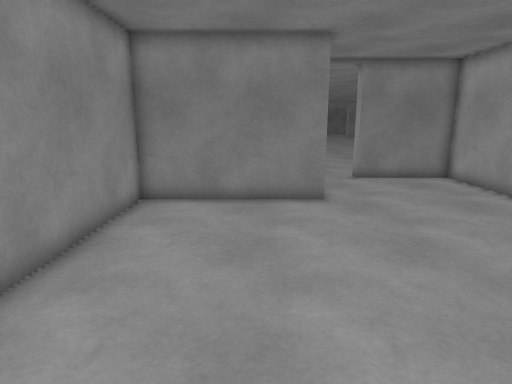
[1] (above)

22 first-person views from a walk through a scene from a Unity 3-D project. The camera is 1.5 m above the floor, tilts 12° down and sees 75° across. The floor is counted in squares, 0.5 m on a side. Each view is taken from the middle of a square. On the plan, view 1 faces up. The plan holds only what a view shows up to about 20 squares ahead; the rest is blank. The place goes on beyond the plan. The player character is not drawn.

[2]
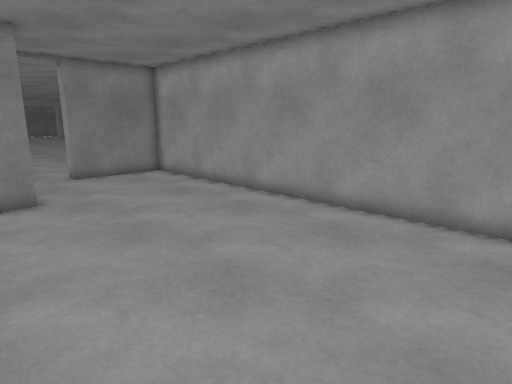

[3]
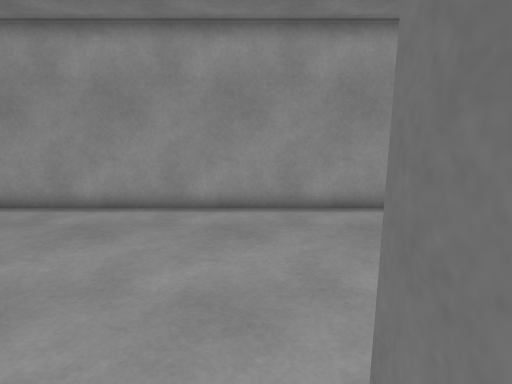

[4]
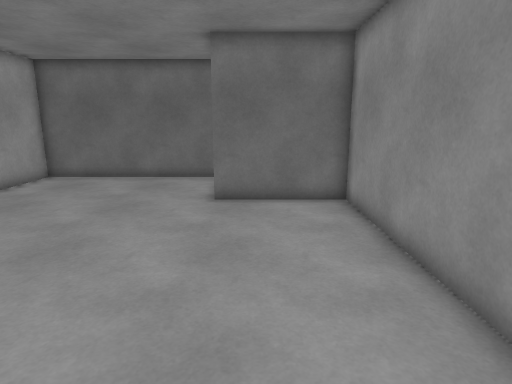

[5]
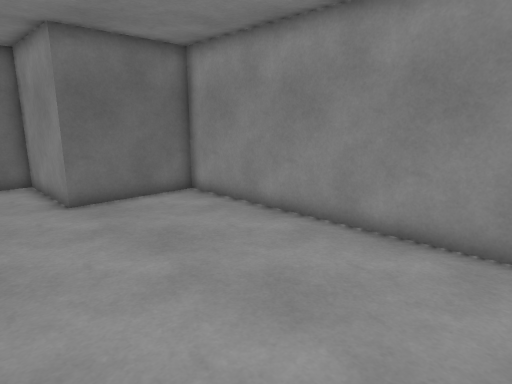

[6]
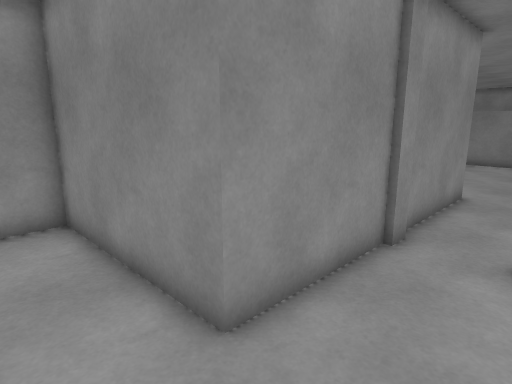

[7]
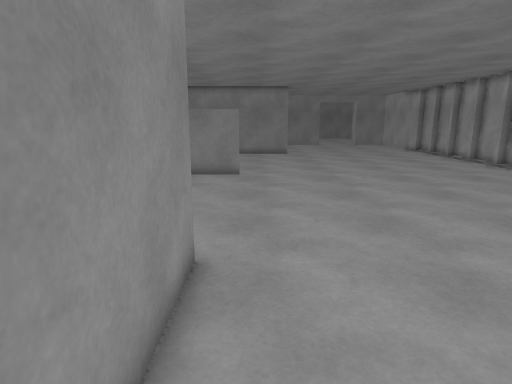

[8]
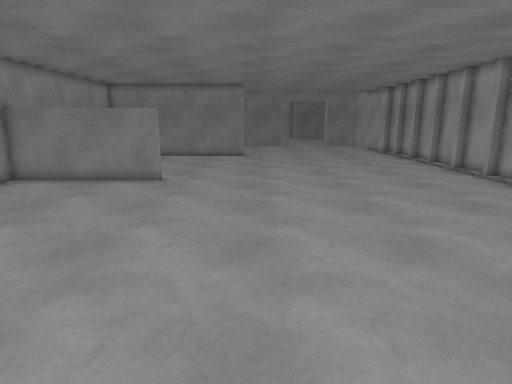

[9]
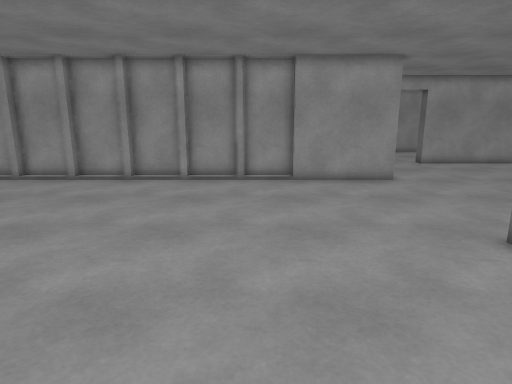

[10]
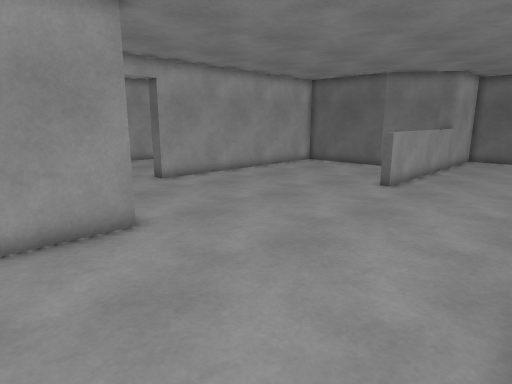

[11]
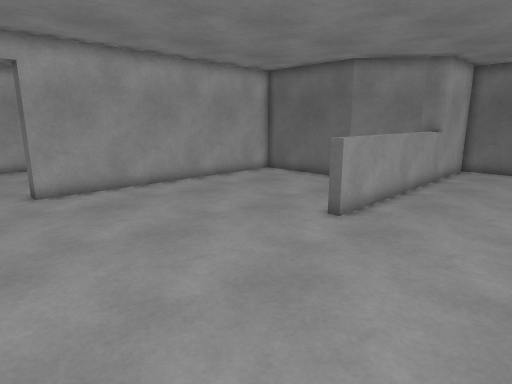

[12]
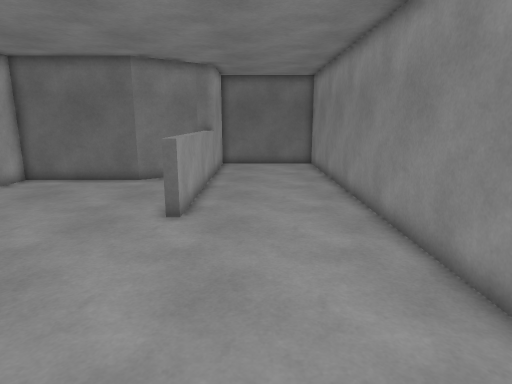

[13]
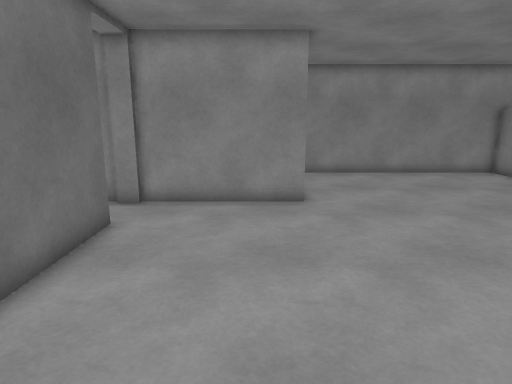

[14]
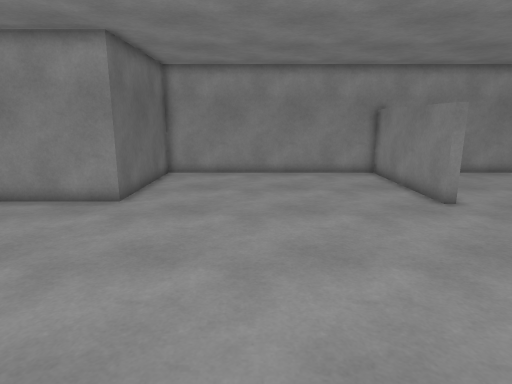

[15]
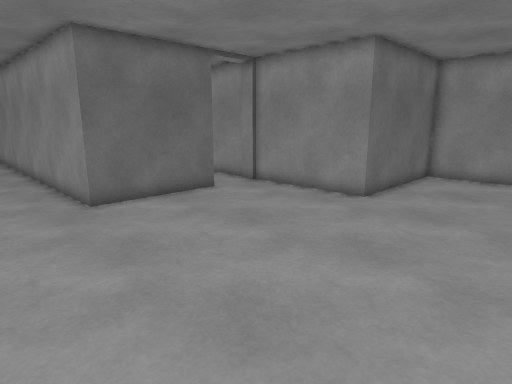

[16]
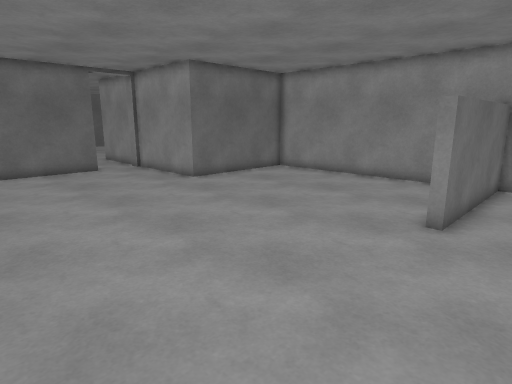

[17]
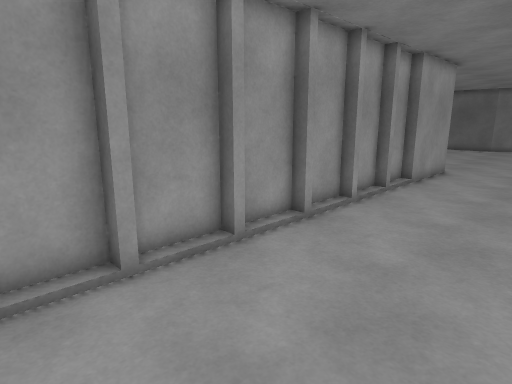

[18]
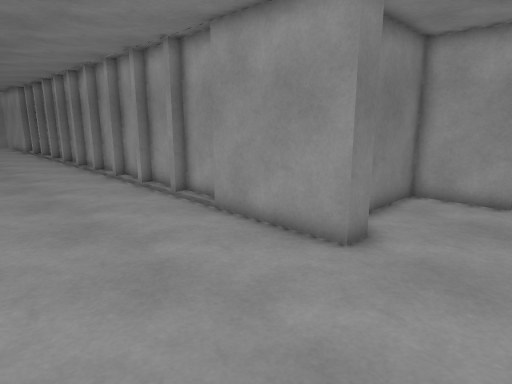

[19]
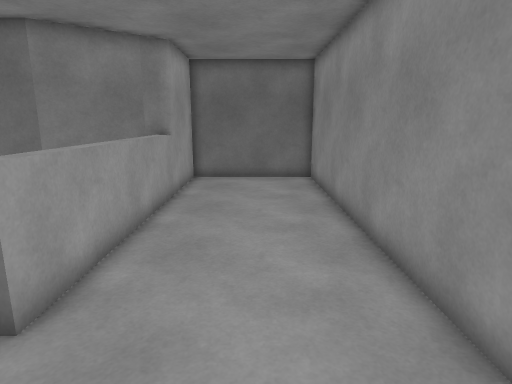

[20]
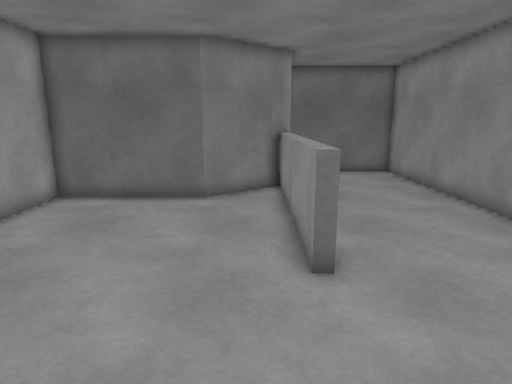

[21]
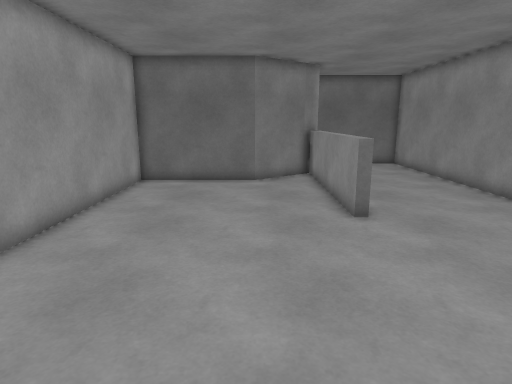

[22]
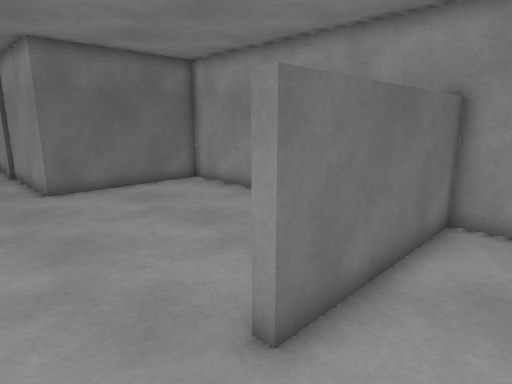

### Floor plan
Points are (right, up) in squares from view 1. A wall is a line through its corners. A room is listed if a view was taken in it or the views show most of it. See-through windows are left out.
Room 1 (views 1, 2, 3, 4, 5, 6)
walls: (2.7, 17.9) (2.7, 12.7) (-4.5, 12.7) (-4.5, -1.6) (0.6, -1.6) (0.6, -7) (10.4, -7) (10.4, 17.8) (5.5, 17.8)
ways out: opening at (4.5, 18.5) to room 2
Room 2 (views 7, 8, 9, 10, 11, 12, 13, 14, 15, 16, 17, 18, 19, 20, 21, 22)
walls: (5.5, 17.8) (5.5, 18.7) (11, 18.7) (11, -7) (17.4, -7) (17.4, 6.8) (17.9, 6.8) (17.9, -2.5); (21.1, 17.8) (20, 17.8) (20, 23.1) (20.6, 23.1) (20.6, 25.6) (20, 25.6) (20, 26) (20.6, 26) (20.6, 28.5) (20, 28.5) (20, 28.9) (20.6, 28.9) (20.6, 31.4) (20, 31.4) (20, 31.8) (20.6, 31.8) (20.6, 34.3) (20, 34.3) (20, 34.7) (20.6, 34.7) (20.6, 37.2) (20, 37.2) (20, 37.6) (20.6, 37.6) (20.6, 40.2) (20, 40.2); (3, 18.8) (3, 17.8); (26.9, 15.6) (26.9, 18.9) (23.2, 18.9); (-4.5, 38.9) (-4.5, 37.4) (3, 37.4) (3, 37) (-4.5, 37) (-4.5, 24.8) (2.7, 24.8) (2.7, 18.6); (17.4, -2.8) (21, 0) (26.9, 0) (26.9, 13.1) (27.9, 13.1)
ways out: opening at (4.5, 18.5) to room 1

Positions as (right, up) in squares from view 1, and headings:
1: (0, 0), facing up
2: (0, -1), facing up-right
3: (-1, -1), facing right
4: (-1, 11), facing down
5: (4, 11), facing down-left
6: (6, 10), facing up-left
7: (4, 18), facing up
8: (8, 20), facing up
9: (3, 25), facing right
10: (11, 22), facing down-right
11: (12, 16), facing down-right
12: (15, 17), facing down
13: (15, 23), facing left
14: (15, 30), facing left
15: (15, 31), facing down-left
16: (13, 40), facing down-left
17: (14, 40), facing down-right
18: (13, 14), facing up-right
19: (14, 11), facing down
20: (19, 13), facing down
21: (21, 17), facing down
22: (6, 40), facing down-left
